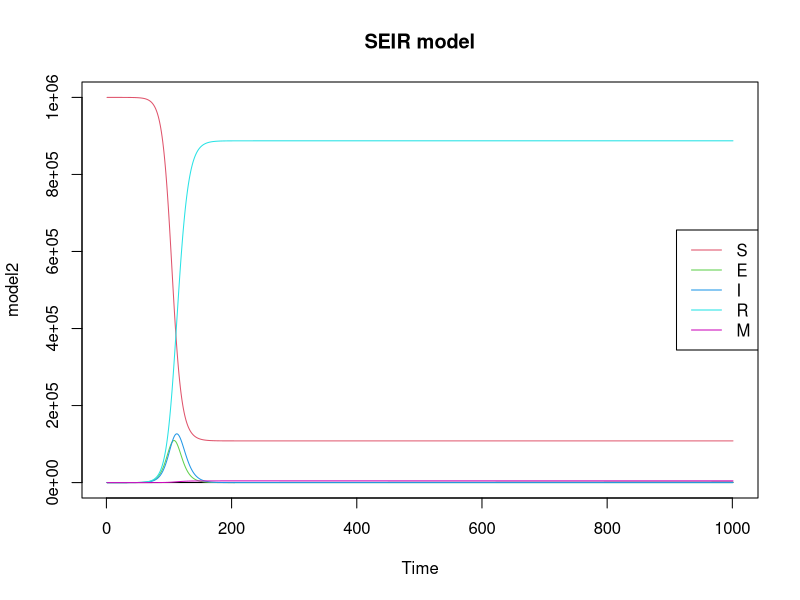
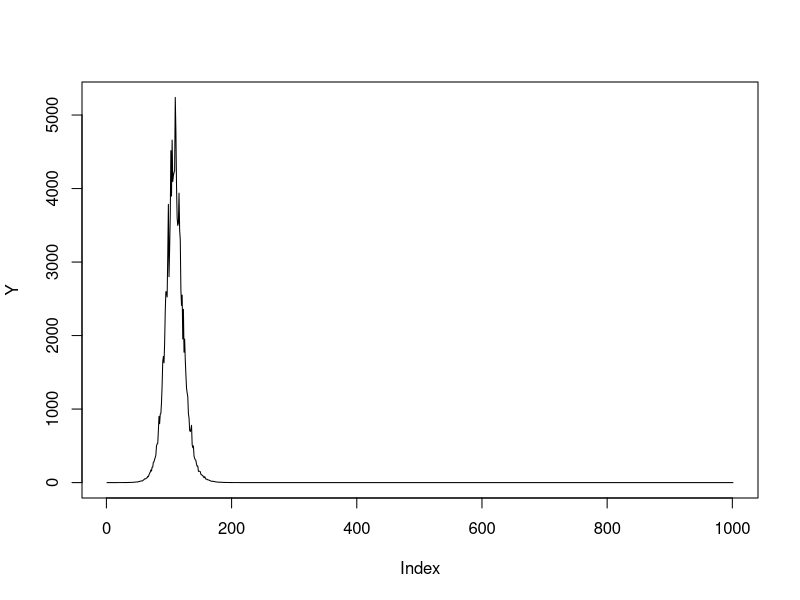

These charts were generated, in order, by the following R code: (Note: this script raises an error after producing the figures.)
rm(list=ls())
require(deSolve)

SEIR <- function(time, current_state, params){
  
  with(as.list(c(current_state, params)),{
    N <- S+E+I+R
    dS <- -(beta*S*I)/N
    dE <- (beta*S*I)/N - sigma*E
    dI <- sigma*E - gamma*I - mu*I
    dR <- gamma*I
    dM <- mu*I
    
    return(list(c(dS, dE, dI, dR, dM)))
  })
}
params <- c(beta=0.5, sigma=0.25, gamma=0.2, mu=0.001)
initial_state <- c(S=999999, E=1, I=0, R=0, M=0)
times <- 0:1000
model2 <- ode(initial_state, times, SEIR, params)

summary(model2)

matplot(model2, type="l", lty=1, main="SEIR model", xlab="Time")
legend <- colnames(model2)[2:6]
legend("right", legend=legend, col=2:6, lty = 1)


Z <-0.2*model2[,3]
S<-model2[,2]
I<-model2[,4]
R<-model2[,5]
M<-model2[,6]


tau <- runif(1,0,1)
Y <-vector(length = 1001)
for (i in 1:1001){
  Y[i]<- rlnorm(1,log(Z[i]/5),tau)
}
plot(Y,type='l')
write.csv(Y,"simY1.csv")
write.csv(model,"simulatestates.csv")
